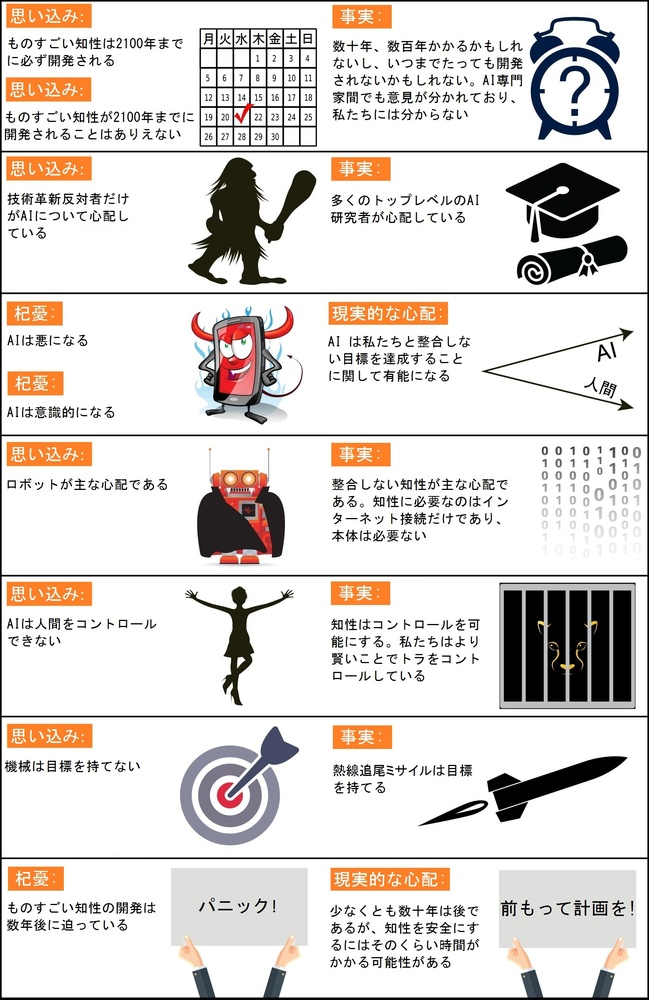
#> input picture _site/assets/Myths_1_Japanese.jpg, 649 x 1000 px, shrunk from 1708 x 2633 before the run, given in place of IMG_3189.JPG, which was not available
$ jupyter execute --allow-errors 2020Sight_visit_feature_extractions_demo.ipynb   (shell and % lines are left out)   (text cells are left out)
#> lines starting #> are read from the running program, lines starting #| are printed output that depends on the picture; pictures that were not available may be replaced by others from this repository, and a replacement may not be noted
[cell 1]
#最新の OpenCV では surf などが著作権の問題で実装はされなくなりました。
#従って，以前のバージョンをインストールしなければなりません

[cell 2]
import numpy as np
import matplotlib.pyplot as plt

[cell 3]
#ファイルをアップロードします
from google.colab import files
#files?

[cell 4]
files.upload()  # ご自身の PC からファイルをアップロードして下さい
#> the answer given: Myths_1_Japanese.jpg

[cell 5]
image_file = 'IMG_3189.JPG'  # ファイル名はアップロードしたファイル名に合わせて変更します
img = plt.imread(image_file)
#> img is the input picture: shape (1000, 649, 3); mean R, G, B 221, 215.8, 212.4
print(img.shape)  # 画像のサイズを表示します
#| (1000, 649, 3)

[cell 6]
#OpenCV の読み込み
import cv2

#アップロードしたファイルの表示
img_cv2 = cv2.imread(image_file)
plt.figure(figsize = (6, 8))
plt.imshow(cv2.cvtColor(img_cv2, cv2.COLOR_BGR2RGB))  # OpenCV は RGB ではなく BGR なので変換する

[cell 7]
from skimage.color import rgb2gray

img_gray = rgb2gray(img)
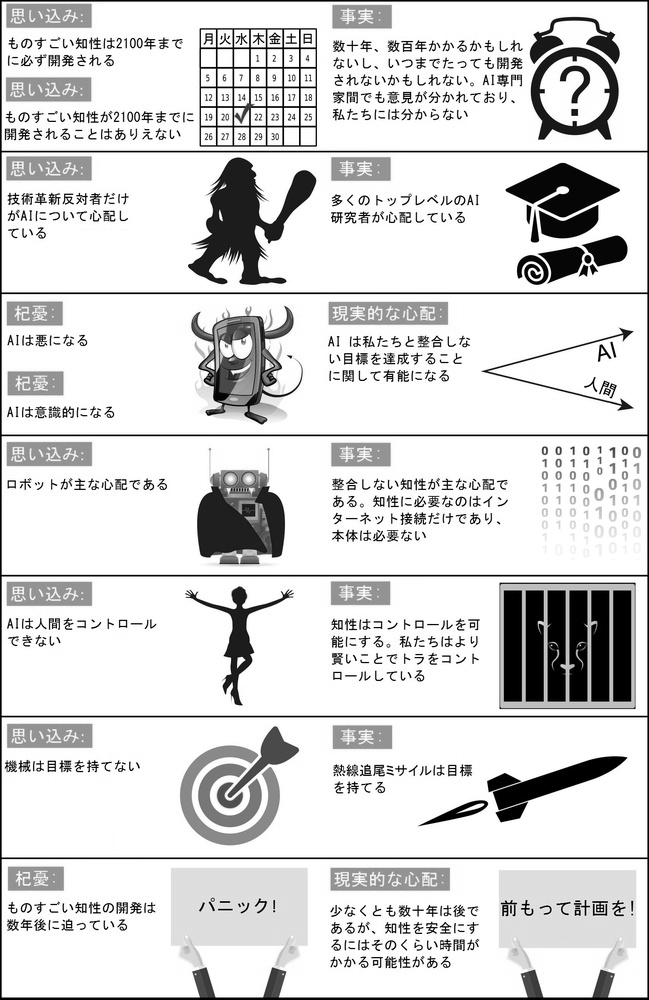
#> img_gray: shape (1000, 649) float64; min 0, max 1, mean 0.85
print('画像のサイズ:', img_gray.shape, '\n')
#| 画像のサイズ: (1000, 649)

# 2D pixel map
print('画像の画素の値')
print(np.round(img_gray, 2), '\n')
#> (printed output is left out)

# flattened pixel feature vector
print('一次元にしてみます', (np.round(img_gray.flatten(), 2)))
#> (printed output is left out)

[cell 8]
plt.figure(figsize = (6, 8))  # 表示画像のサイズ単位はインチで横と縦を指定
plt.imshow(img_gray, cmap="gray"); plt.show()
c_freq, c_bins, c_patches = plt.hist(img_gray.flatten(), bins=30)
#> c_freq = 30 values, max 466301 at index 29, min 1855 at index 11, mean 21633.3; c_bins = 31 values from 0 to 1; c_patches = 30 items
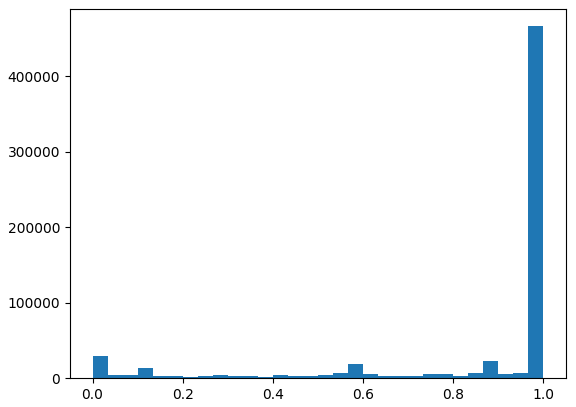
#> figure drawn by matplotlib, 1 panel; tallest bar 466301 high, from x = 0.967 to 1

[cell 9]
#DoG 関数の定義
def DoG(img, ker1=3, ker2=5):
    """img : cv2.imread file"""
#> called with ker1 = 3, ker2 = 5

    blur2 = cv2.GaussianBlur(img, (ker2, ker2), 0)
    blur1 = cv2.GaussianBlur(img, (ker1, ker1), 0)

    return blur2 - blur1
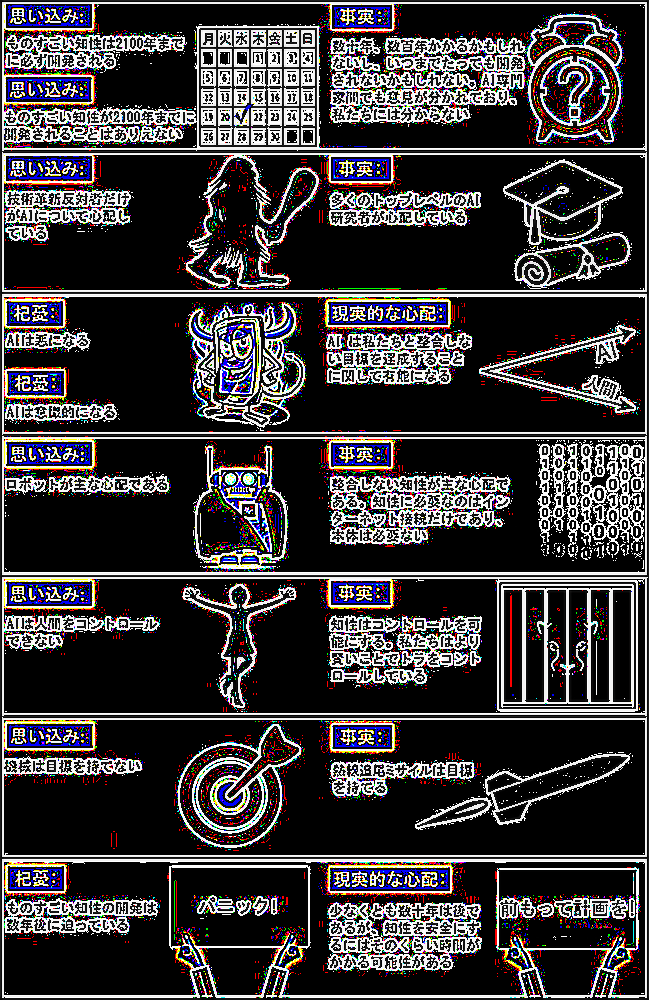
#> returned value: shape (1000, 649, 3); mean of channels 0, 1, 2 58.8, 57, 60.3; drawn as B, G, R

[cell 10]
dog_img = DoG(img)
plt.imshow(dog_img); plt.show()

dog_img = DoG(img, ker1=3, ker2=9)
#> call 2 of DoG, with ker1 = 3, ker2 = 9
#> in DoG (call 2), `return blur2 - blur1`:
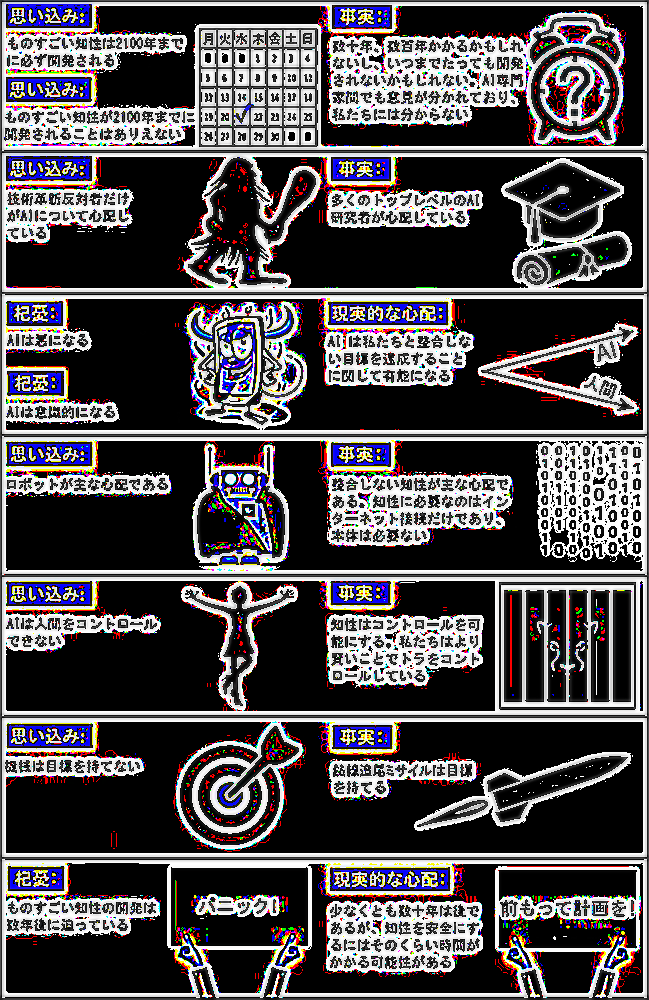
#> returned value: shape (1000, 649, 3); mean of channels 0, 1, 2 81.1, 78.6, 82.4; drawn as B, G, R
plt.imshow(dog_img); plt.show()

[cell 11]
#SIFT と SURF の定義
sift_detector = cv2.xfeatures2d.SIFT_create()
#> (the rest of this cell did not finish here and is left out)

[cell 12]
#SURF の実演
img_cv2 = cv2.imread(image_file)
#> (the rest of this cell did not finish here and is left out)

[cell 13]
#sift の実演
img_cv2 = cv2.imread(image_file)
sift_keypoints, _ = sift_detector.detectAndCompute(img_cv2, None)
#> sift_keypoints = 3404 keypoints; strongest (x, y, size): (574, 112, 4.8), (563, 190, 6.4), (240, 660, 4.6), (290, 357, 1.9)

radius = 5
for k in sift_keypoints:
    cv2.circle(img_cv2, (int(k.pt[0]),int(k.pt[1])), radius, (0,255,0),-1)
#> this loop made 3404 passes
#> k on passes 1 to 3: keypoint at (3.2, 995.6), size 2.5, keypoint at (3.2, 995.6), size 2.5, keypoint at (3.4, 765), size 2.7
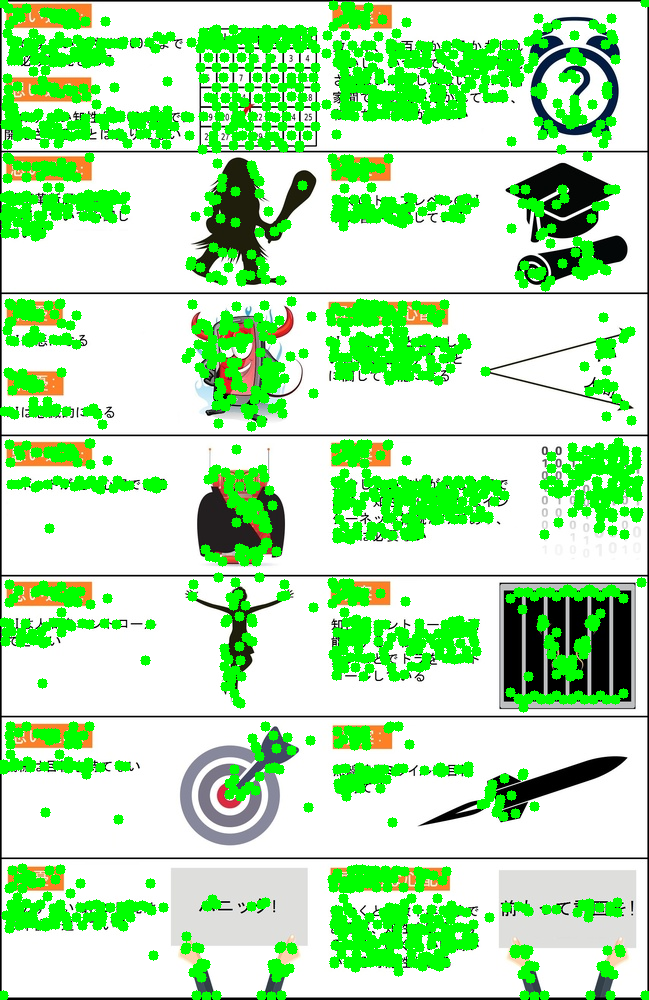
#> img_cv2: shape (1000, 649, 3); mean B, G, R 175.9, 230.9, 179.6

plt.figure(figsize = (6, 8))
plt.imshow(cv2.cvtColor(img_cv2, cv2.COLOR_BGR2RGB))

[cell 14]
# Canny アルゴリズムによるエッジ（端点）検出の実演
from skimage.feature import canny

img_edges = canny(img_gray, sigma=3)
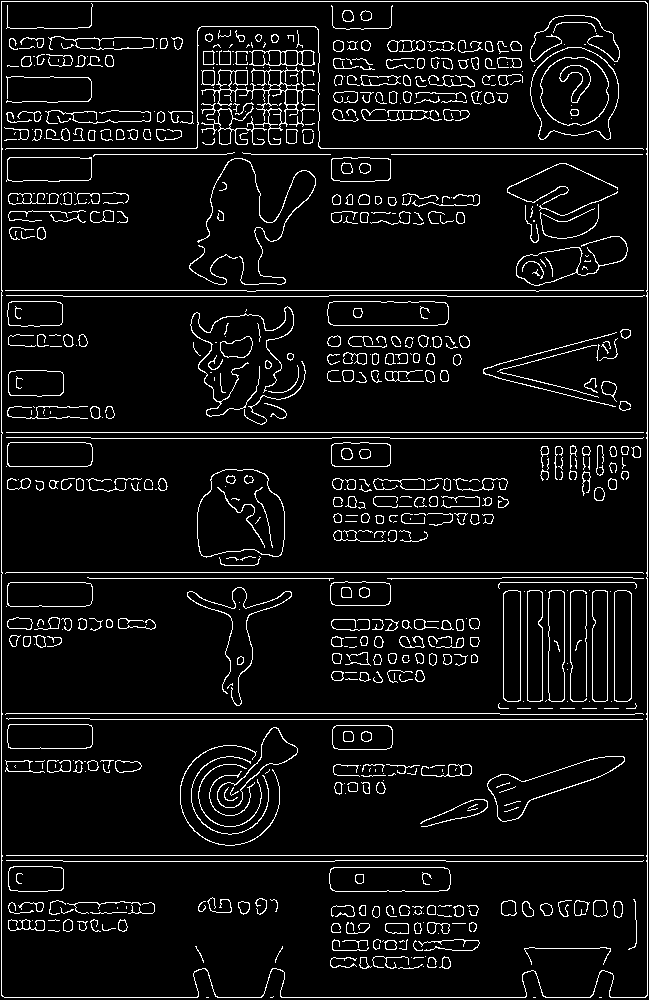
#> img_edges: shape (1000, 649) bool; 6.6% white in thin lines or dots

plt.figure(figsize = (6, 8))
plt.imshow(img_edges, cmap='binary')

[cell 15]
#HOG の実演
from skimage.feature import hog
from skimage import exposure

# 下の orientation の値は 0 から 9 までです。変化させて，結果を観察してください
fd_img, img_hog = hog(img_gray, orientations=8, pixels_per_cell=(8, 8),
                      cells_per_block=(3, 3), visualize=True)

# rescaling intensity to get better plots
img_hogs = exposure.rescale_intensity(img_hog, in_range=(0, 0.04))
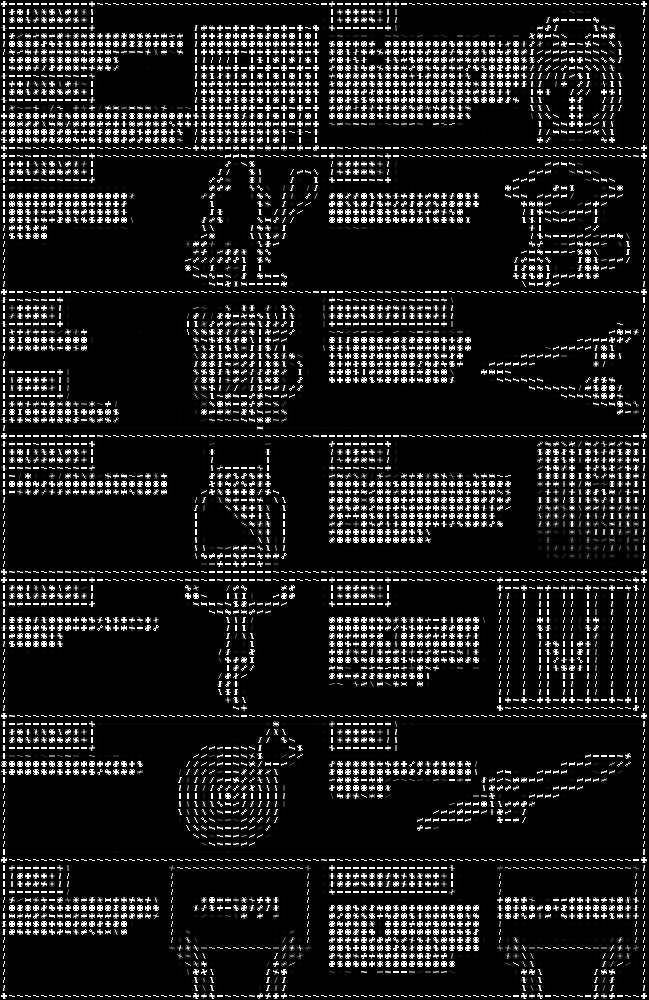
#> img_hogs: shape (1000, 649) float64; min 0, max 1, mean 0.114

plt.figure(figsize = (6, 8))
plt.imshow(img_hogs, cmap='binary')

$ run again, on _site/assets/pitts.jpg
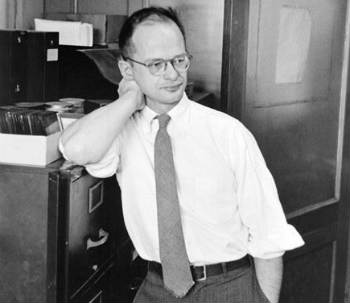
#> input picture _site/assets/pitts.jpg, 350 x 303 px, given in place of IMG_3189.JPG, which was not available
#> img is the input picture: shape (303, 350, 3); min 0, max 255, mean 128
#| (303, 350, 3)
#| 画像のサイズ: (303, 350)
#> (printed output is left out)
#> (printed output is left out)
#> c_freq = 30 values, max 11132 at index 28, min 287 at index 0, mean 3535; c_bins = 31 values from 0 to 1; c_patches = 30 items
#> in DoG (call 2), `return blur2 - blur1`:
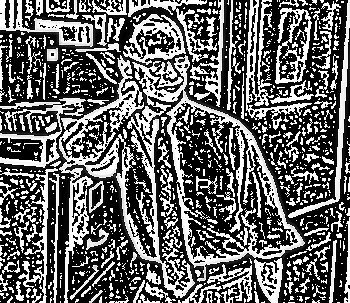
#> returned value: shape (303, 350, 3); min 0, max 255, mean 100.6
#> sift_keypoints = 485 keypoints; strongest (x, y, size): (52, 55, 7.9), (76, 34, 19), (293, 240, 12.8), (43, 26, 9.7)
#> the loop `for k in sift_keypoints:` made 485 passes
#> k on passes 1 to 3: keypoint at (5.4, 130.7), size 4.6, keypoint at (7.2, 15.4), size 3.3, keypoint at (7.3, 26.6), size 1.9
#> img_edges: shape (303, 350) bool; 3.5% white in thin lines or dots
#> `img_hogs = exposure.rescale_intensity(img_hog, in_range=(0, 0.04))`:
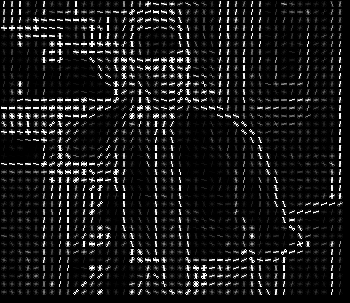
#> img_hogs: shape (303, 350) float64; min 0, max 1, mean 0.0951
